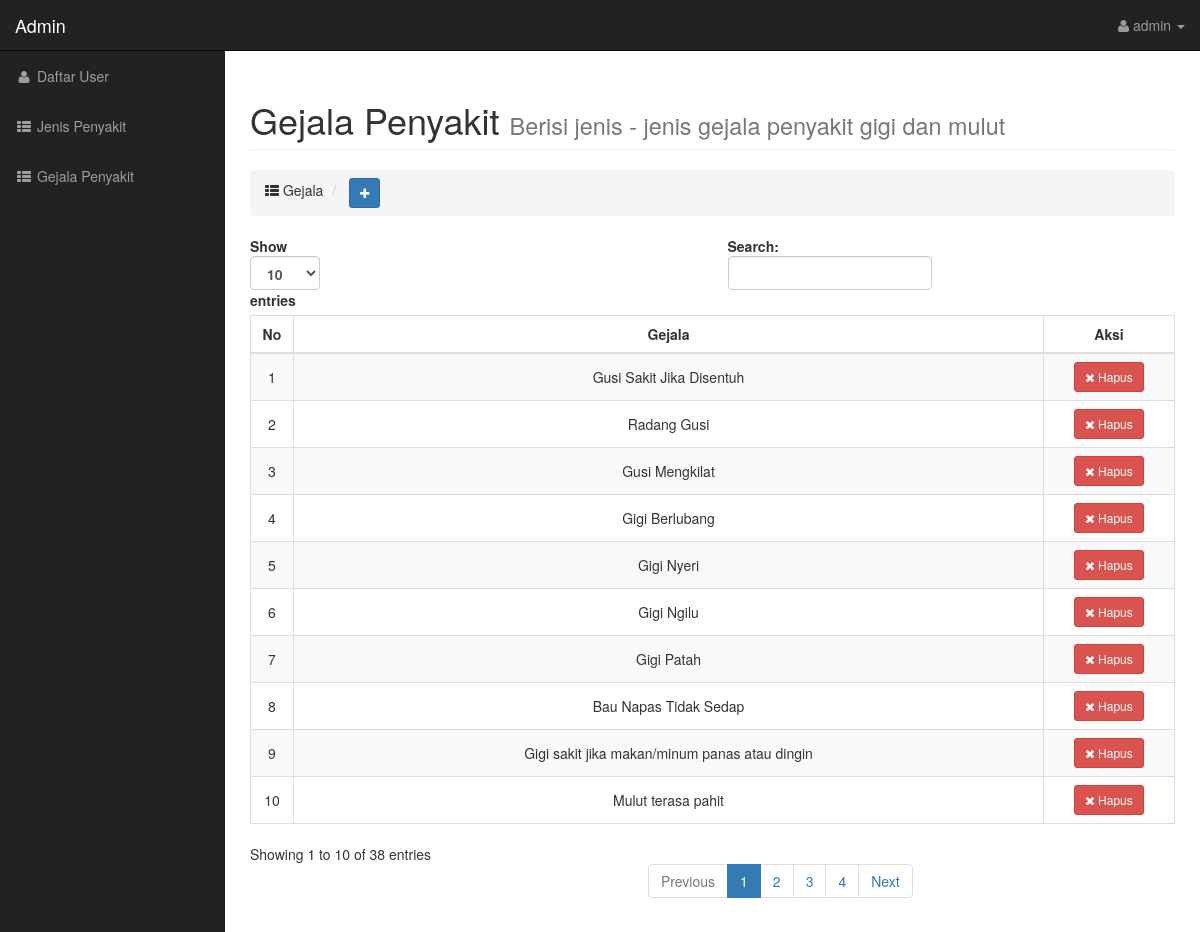
Screenshot of /admin/index.php?page=gejala (signed in) with the database file from the repository.
### tables this page shows
CREATE TABLE IF NOT EXISTS `gejala` (
  `id_gejala` int(11) NOT NULL AUTO_INCREMENT,
  `gejala` text NOT NULL,
  PRIMARY KEY (`id_gejala`)
);

### config/helpers.php (called while the page is built, shortened)
<?php
if (!function_exists('e')) {
    function e($value): string
    {
        return htmlspecialchars((string) ($value ?? ''), ENT_QUOTES, 'UTF-8');
    }
}

### admin/gejala.php (the view, shortened to what this page needs)
<div class="row">
    <div class="col-lg-12">
        <h1 class="page-header">
            Gejala Penyakit <small>Berisi jenis - jenis gejala penyakit gigi dan mulut</small>
        </h1>
        <ol class="breadcrumb">
            <li class="">
                <i class="fa fa-th-list"></i> Gejala
            </li>
            <li>
                <button type="button" class="btn btn-primary btn-sm" data-toggle="modal" data-target="#myModal">
                    <i class="fa fa-plus"></i>
                </button>
            </li>
        </ol>
    </div>
</div>
<div class="table-responsive">
    <table class="table table-striped table-bordered" id="tabelid" style="width:100%">
        <thead>
            <tr>
                <th style="vertical-align: middle" class="text-center">No</th>
                <th style="vertical-align: middle" class="text-center">Gejala</th>
                <th style="vertical-align: middle" class="text-center">Aksi</th>
            </tr>
        </thead>
        <tbody>
            <?php $no = 1;
             $get = $koneksi->query("SELECT id_gejala, gejala FROM gejala ORDER BY id_gejala ASC") ?>
            <?php while ($set = $get->fetch_assoc()) : ?>
                <tr>
                    <td style="vertical-align: middle" class="text-center"><?= $no ?></td>
                    <td style="vertical-align: middle" class="text-center"><?= e($set['gejala']) ?></td>
                    <td style="vertical-align: middle" class="text-center">
                        <div class="btn-group-vertical" role="group" aria-label="...">
                            <a href="gejala-hapus.php?id=<?= (int) $set['id_gejala'] ?>" class="btn btn-danger btn-sm" onclick="return confirm('Yakin Hapus')"><i class="fa fa-times"></i> Hapus</a>
                        </div>
                    </td>
                </tr>
            <?php $no++;
             endwhile ?>
        </tbody>
    </table>
</div>

### assets/css/sb-admin.css (style rules this page uses)
body { margin-top: 100px; background-color: #222; }
@media (min-width:768px) { body { margin-top: 50px; } }

### rows the page displays
gejala: gejala "Gusi Sakit Jika Disentuh"
gejala: gejala "Radang Gusi"
gejala: gejala "Gusi Mengkilat"
gejala: gejala "Gigi Berlubang"
gejala: gejala "Gigi Nyeri"
gejala: gejala "Gigi Ngilu"
gejala: gejala "Gigi Patah"
gejala: gejala "Bau Napas Tidak Sedap"
gejala: gejala "Gigi sakit jika makan/minum panas atau dingin"
gejala: gejala "Mulut terasa pahit"

### other values shown
$_SESSION['admin']['user'] "admin"
